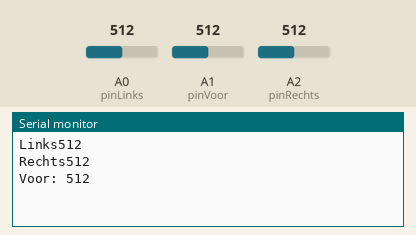
Bench run of a sketch on a simulated Arduino Uno, built with avr-gcc and run on an emulated ATmega328P. Parts: the last lines printed to the serial monitor. The test bench sets the inputs (shaded band); at power-on: A0 (pinLinks) = 512, A1 (pinVoor) = 512, A2 (pinRechts) = 512.

Above: at 1.2 s.
1.3 s: A0 (pinLinks) set to 716
At 2.4 s:
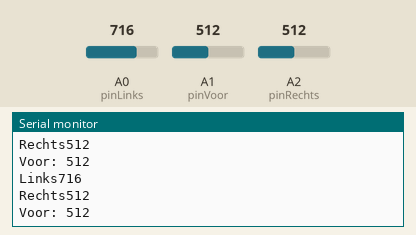
2.8 s: A1 (pinVoor) set to 716
At 3.8 s:
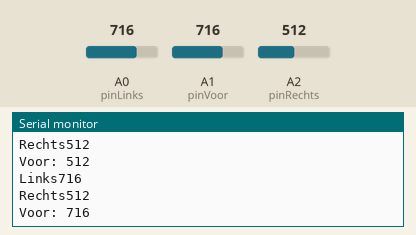
4.3 s: A2 (pinRechts) set to 716
At 5.6 s:
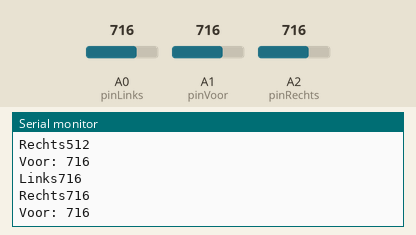
5.8 s: A0 (pinLinks) set to 900
At 6.8 s:
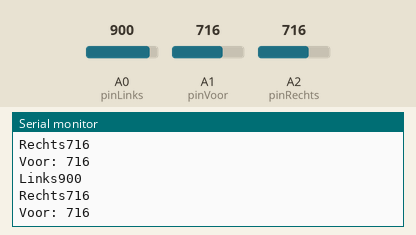
7.3 s: A1 (pinVoor) set to 900
At 8.4 s:
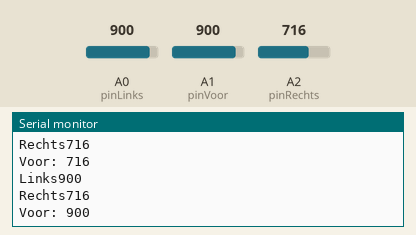
8.8 s: A2 (pinRechts) set to 900
At 9.8 s:
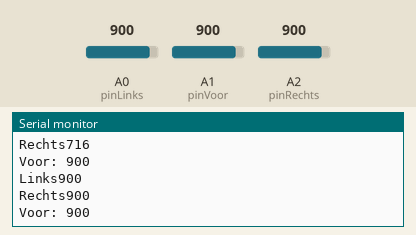
Timing chart, 0 to 11.3 s (numbered marks = the images above; inputs shaded):
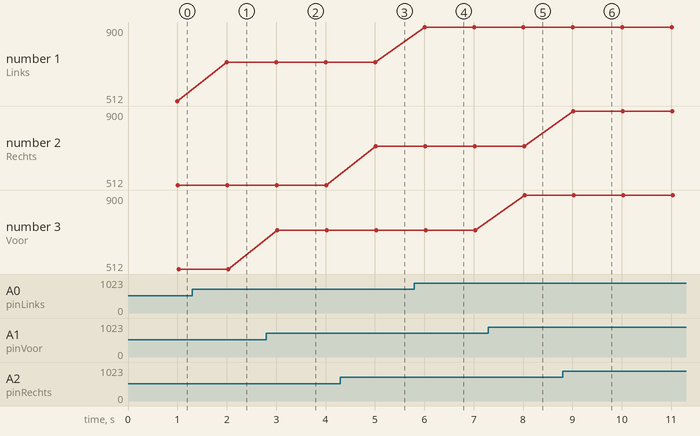

The sketch:

mic_test.ino
```cpp
unsigned long currentTime;
unsigned long oldTime =0;

int pinLinks = A0;
int pinRechts = A2;
int pinVoor = A1;

int valLinks = 0;
int valRechts = 0;
int valVoor = 0;

int maxLinks= 0;
int maxRechts = 0;
int maxVoor = 0;

const int ledLinks =2;
const int ledRechts =3;
const int ledVoor =4;

void setup() {
  // put your setup code here, to run once:
  pinMode(pinLinks, INPUT);
  pinMode(pinRechts, INPUT);
  pinMode(pinVoor, INPUT);
  Serial.begin(9600);
}

void loop() {
  // put your main code here, to run repeatedly:

  currentTime = millis(); //reading the on time of the board


  readVals();

  highestInSecond();


}


//functions:

void readVals(){
  valLinks = analogRead(pinLinks);
  valRechts = analogRead(pinRechts);
  valVoor = analogRead(pinVoor);
}

void printValues(){

  if(maxLinks+maxRechts+maxVoor < 1100){
    return;
  }

  Serial.print("Links");
  Serial.println(maxLinks);

  Serial.print("Rechts");
  Serial.println(maxRechts);

  Serial.print("Voor: ");
  Serial.println(maxVoor);

}

void highestInSecond(){
  if(valLinks > maxLinks){
    maxLinks = valLinks;
  }
  if(valRechts > maxRechts){
    maxRechts = valRechts;
  }
  if(valVoor > maxVoor){
    maxVoor = valVoor;
  }

  if(currentTime > oldTime + 1000){
    printValues();
    oldTime=currentTime;
    doLed();
    maxLinks =0;
    maxRechts=0;
    maxVoor=0;
  }
}

void doLed(){
  digitalWrite(ledLinks, LOW);
  digitalWrite(ledRechts, LOW);
  digitalWrite(ledVoor, LOW);

  if(maxLinks+maxRechts+maxVoor < 1100){
    return;
  }

  if(maxLinks > maxRechts){
    if(maxLinks>maxVoor){
      digitalWrite(ledLinks, HIGH);
    }
    else{
      digitalWrite(ledVoor,HIGH);
    }
  }
  else{
    if(maxRechts > maxVoor){
      digitalWrite(ledRechts, HIGH);
    }
    else{
      digitalWrite(ledVoor, HIGH);
    }
  }
}
```

Measured:
- after the input at 1.3 s, the serial monitor: prints a new line after 0.70 s (image 1)
- after the input at 2.8 s, the serial monitor: prints a new line after 0.23 s (image 2)
- after the input at 4.3 s, the serial monitor: prints a new line after 0.72 s (image 3)
- after the input at 5.8 s, the serial monitor: prints a new line after 0.21 s (image 4)
- after the input at 7.3 s, the serial monitor: prints a new line after 0.73 s (image 5)
- after the input at 8.8 s, the serial monitor: prints a new line after 0.22 s (image 6)
- plotted number 1: 512 → 716 after the input at 1.3 s, 716 → 900 after the input at 5.8 s
